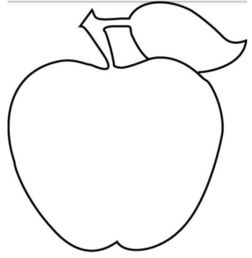
#> input picture files/apple.jpg, 252 x 258 px, found by its file name
$ python '轮廓和特征.py'
#> lines starting #> are read from the running program, lines starting #| are printed output that depends on the picture; after the words box and inside, x2 and y2 are one past the last pixel; in counts of white or black regions, pixels touching at a corner belong together
import cv2
import numpy as np
import matplotlib.pyplot as plt
# [94 lines left out: functions 寻找轮廓, 绘制轮廓, 轮廓层级示例, 图像矩, 拟合外接, 形状匹配, not called in this run]
#形状匹配()
def 轮廓近似():
    #将轮廓用点更少的轮廓近似，新轮廓点数由设定精度决定。使用Douglas-Peucker算法
    #1.先找到轮廓
    img = cv2.imread('opencv\\files\\apple.jpg', 0)
#> img is the input picture: shape (258, 252); min 0, max 255, mean 245.2
    _, thresh = cv2.threshold(img, 0, 255, cv2.THRESH_BINARY + cv2.THRESH_OTSU)
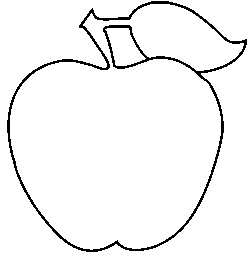
#> thresh: shape (258, 252); 95.8% white; black in thin lines or dots
    contours, hierarchy = cv2.findContours(thresh, 3, 2)
#> contours = 4 contours; box (x1, y1, x2, y2) and area: (0, 0, 252, 258) 64507, (6, 0, 248, 253) 41748, (10, 4, 244, 250) 37204, (105, 28, 146, 66) 875
    cnt = contours[3]
#> cnt = contour of 514 points, box (x1, y1, x2, y2) (10, 4, 244, 250), area 37204
    img_color = cv2.cvtColor(img, cv2.COLOR_GRAY2BGR)
    img_color1 = np.copy(img_color)
    img_color2 = np.copy(img_color)
    #2.多边形逼近，得到多边形角点
    approx_more = cv2.approxPolyDP(cnt, 3, True)#3表示精确度，越小越精确，True表示闭合
#> approx_more = contour of 39 points, box (x1, y1, x2, y2) (10, 4, 244, 250), area 36775
    approx_less = cv2.approxPolyDP(cnt, 50, True)
#> approx_less = [[243, 43], [91, 13], [110, 67], [22, 84], [64, 238], [164, 240], [220, 135], [102, 28]]
    #3.画出多边形
    cv2.polylines(img_color1, [approx_more], True, (255, 0, 0), 2)
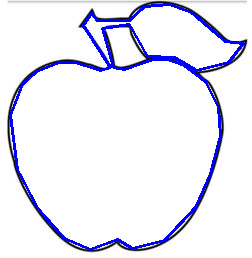
#> img_color1: shape (258, 252, 3); 4.88% of pixels changed, all inside (x1, y1, x2, y2) = (9, 3, 245, 251)
    cv2.polylines(img_color2, [approx_less], True, (255, 0, 0), 2)
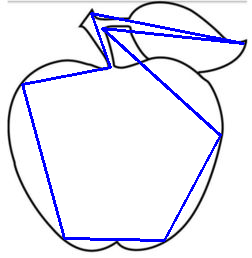
#> img_color2: shape (258, 252, 3); 4.29% of pixels changed, all inside (x1, y1, x2, y2) = (21, 12, 245, 242)
    cv2.imshow('img', np.hstack((img_color,img_color1,img_color2)))
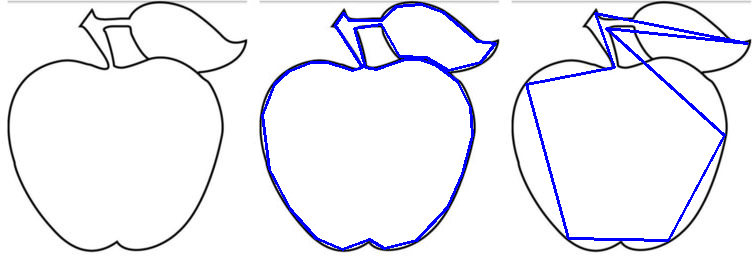
#> window 'img': shape (258, 756, 3); mean B, G, R 246.4, 238.6, 238.6
    cv2.waitKey(0)
轮廓近似()
# [55 lines left out: functions 凸包, 点到轮廓距离, not called in this run]
#点到轮廓距离()

$ run again, with files/board.jpg copied over files/apple.jpg
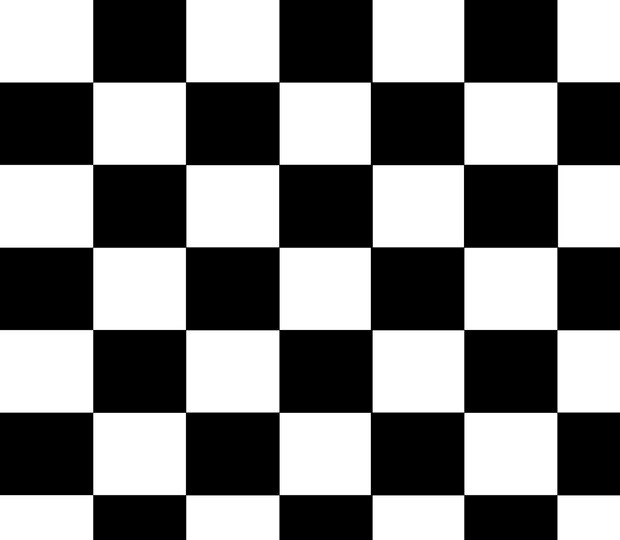
#> input picture files/board.jpg, 620 x 540 px, found by its file name
#> in 轮廓近似, img is the input picture: shape (540, 620); min 0, max 255, mean 127.5
#> in 轮廓近似, `_, thresh = cv2.threshold(img, 0, 255, cv2.THRESH_BINARY + cv2.THRESH_..`:
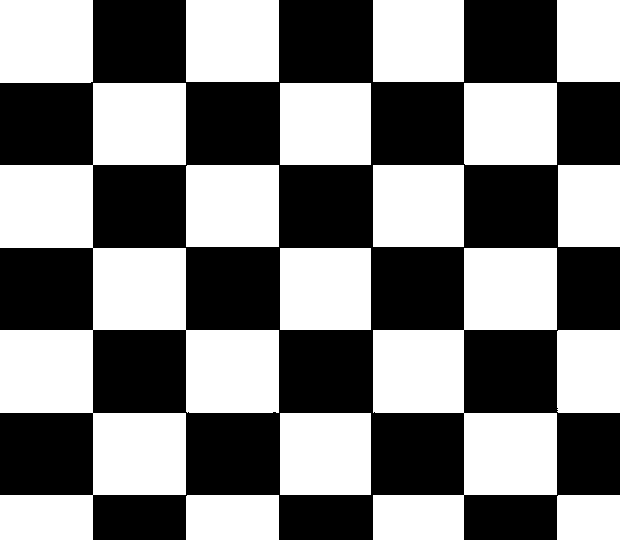
#> thresh: shape (540, 620); 50% white; 1 black region
#> contours = 16 contours; largest, box (x1, y1, x2, y2) and area: (0, 83, 279, 540) 49032, (373, 248, 557, 540) 26243, (0, 0, 93, 83) 7542, (186, 0, 279, 82) 7452, (186, 165, 279, 247) 7452
#> cnt = contour of 10 points, box (x1, y1, x2, y2) (557, 330, 620, 413), area 5081
#> approx_more = [[558, 330], [557, 411], [619, 412], [619, 330]]
#> approx_less = [[558, 330], [619, 412]]
#> img_color1: shape (540, 620, 3); 0.23% of pixels changed, all inside (x1, y1, x2, y2) = (556, 329, 620, 414)
#> img_color2: shape (540, 620, 3); 0.1% of pixels changed, all inside (x1, y1, x2, y2) = (557, 329, 620, 414)
#> in 轮廓近似, `cv2.imshow('img', np.hstack((img_color,img_color1,img_color2)))`:
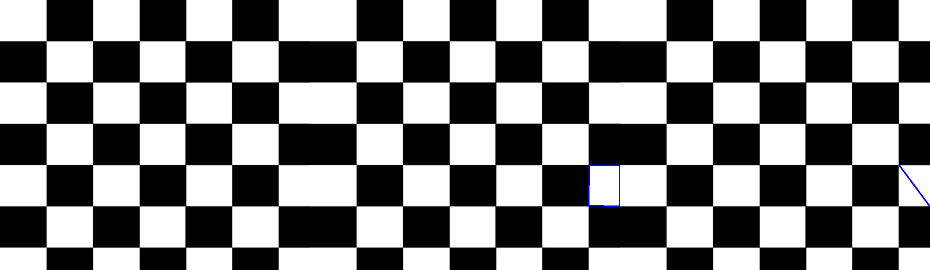
#> window 'img': shape (540, 1860, 3) (shown at 1/2 size); mean B, G, R 127.6, 127.3, 127.3
